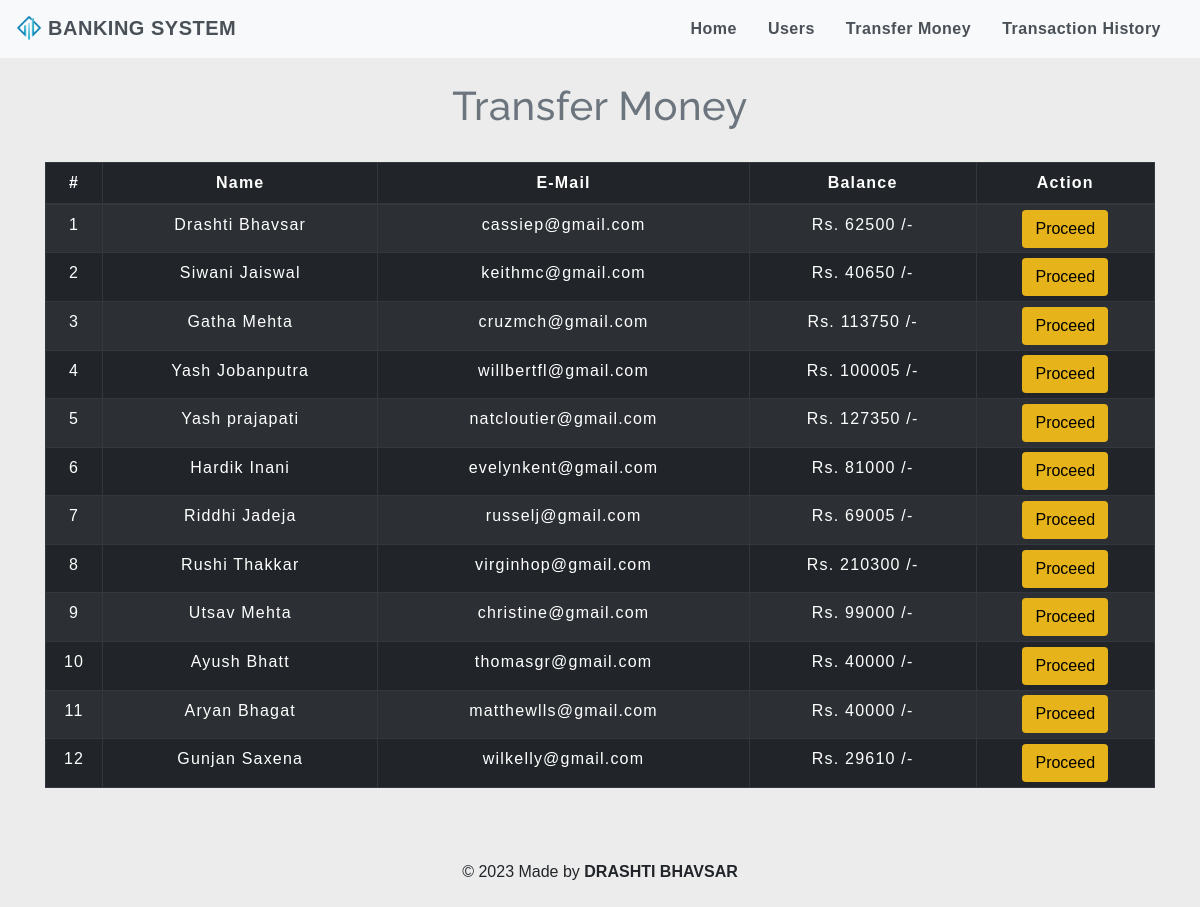
The app's page /transfermoney.php with its own data.
### tables this page shows
CREATE TABLE `users` (
  `id` int(3) NOT NULL,
  `name` text NOT NULL,
  `email` varchar(30) NOT NULL,
  `gender` varchar(155) NOT NULL,
  `balance` int(8) NOT NULL
);

### transfermoney.php (the view, shortened to what this page needs)
<!DOCTYPE html>
<html lang="en">
<head>
    <link rel="stylesheet" href="https://maxcdn.bootstrapcdn.com/bootstrap/4.0.0/css/bootstrap.min.css">
    <link rel="stylesheet" type="text/css" href="css/table.css">
    <link rel="stylesheet" type="text/css" href="css/navbar.css">
</head>
<body style="background-color : #ececec;">
<?php
    include 'config.php';
    $sql = "SELECT * FROM users";
    $result = mysqli_query($conn,$sql);
?>
<?php
  include 'navbar.php';
?>
<div class="container">
        <h2 class="text-center pt-4" style="color : #6c757d;">Transfer Money</h2>
        <br>
            <div class="row">
                <div class="col">
                    <div class="table-responsive-sm">
                    <table class="table table-hover table-sm table-striped table-condensed table-bordered table-dark" style="border-color:white;">
                        <thead style="color : white;">
                            <tr>
                            <th scope="col" class="text-center py-2">#</th>
                            <th scope="col" class="text-center py-2">Name</th>
                            <th scope="col" class="text-center py-2">E-Mail</th>
                            <th scope="col" class="text-center py-2">Balance</th>
                            <th scope="col" class="text-center py-2">Action</th>
                            </tr>
                        </thead>
                        <tbody>
                <?php
                    $cnt=1;
                    while($rows=mysqli_fetch_assoc($result)){
                ?>
                    <tr style="color : white;">
                        <td class="py-2"><?php echo $cnt;; ?></td>
                        <td class="py-2"><?php echo $rows['name']?></td>
                        <td class="py-2"><?php echo $rows['email']?></td>
                        <td class="py-2">Rs. <?php echo $rows['balance']?> /-</td>
                        <td><a href="selecteduserdetail.php?id= <?php echo $rows['id'] ;?>"> <button type="button" class="btn" style="background-color : #e6b31a;" style="border-radius:0%;">Proceed</button></a></td>
                    </tr>
                <?php
                $cnt=$cnt+1;
                    }
                ?>
                        </tbody>
                    </table>
                    </div>
                </div>
            </div>
         </div>
         <footer class="text-center mt-5 py-2">
            <p>&copy 2023 Made by <b>DRASHTI BHAVSAR</b></p>
        </footer>
</body>
</html>

### css/table.css (style rules this page uses)
* { padding: 0; margin: 0; box-sizing: border-box; font-family: sans-serif; }
h2 { font-size: 40px; }
table { letter-spacing: 1.2px; }
td { text-align: center; }
button { border:none; background: #d9d9d9; transition: 1s; }

### css/navbar.css (style rules this page uses)
h2 { color: #4C4B4B; letter-spacing: 0.5px; font-family: raleway; }

### transfermoney.php (style rules this page uses)
button { transition: 1.5s; }

### records on screen
users: name "Drashti Bhavsar", email "cassiep@gmail.com", balance "62500"
users: name "Siwani Jaiswal", email "keithmc@gmail.com", balance "40650"
users: name "Gatha Mehta", email "cruzmch@gmail.com", balance "113750"
users: name "Yash Jobanputra", email "willbertfl@gmail.com", balance "100005"
users: name "Yash prajapati", email "natcloutier@gmail.com", balance "127350"
users: name "Hardik Inani", email "evelynkent@gmail.com", balance "81000"
users: name "Riddhi Jadeja", email "russelj@gmail.com", balance "69005"
users: name "Rushi Thakkar", email "virginhop@gmail.com", balance "210300"
users: name "Utsav Mehta", email "christine@gmail.com", balance "99000"
users: name "Ayush Bhatt", email "thomasgr@gmail.com", balance "40000"
users: name "Aryan Bhagat", email "matthewlls@gmail.com", balance "40000"
users: name "Gunjan Saxena", email "wilkelly@gmail.com", balance "29610"
